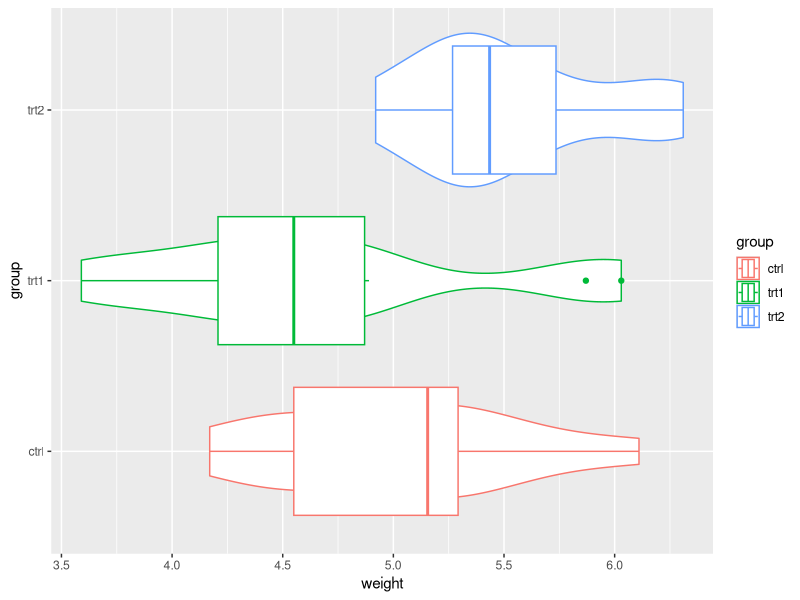
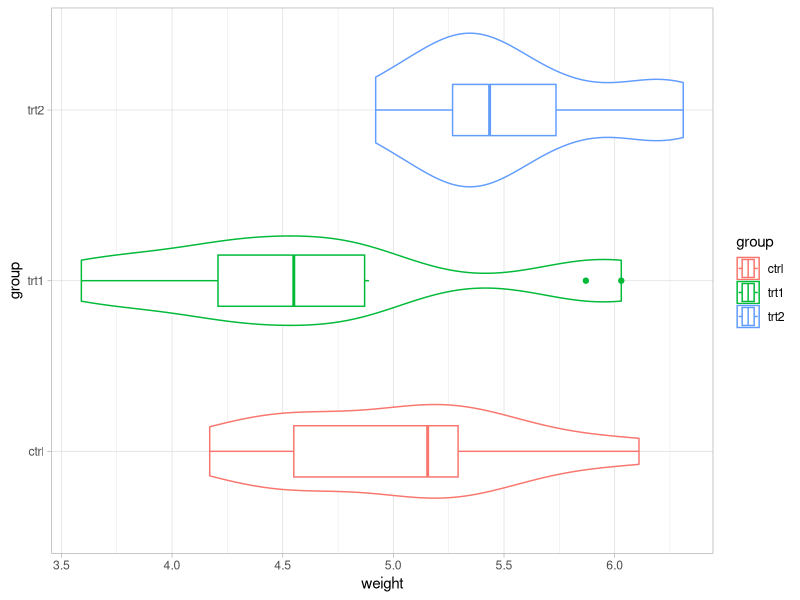
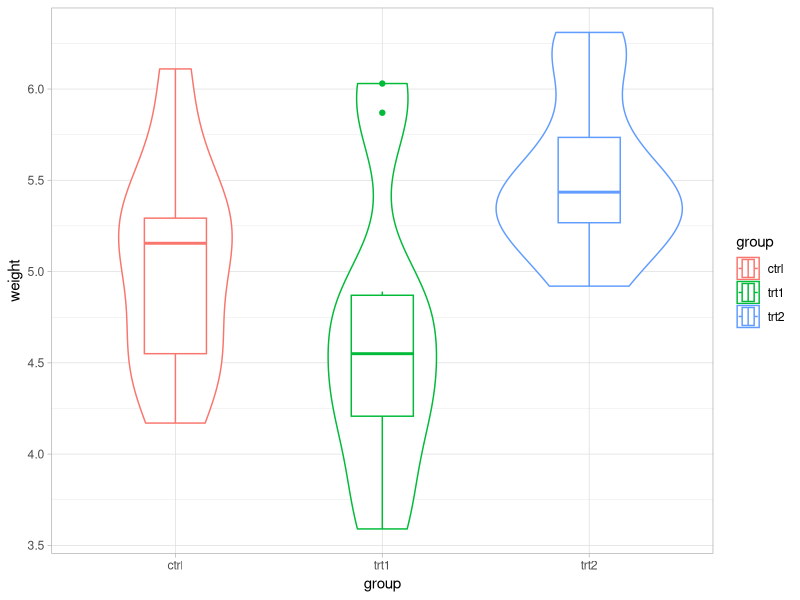
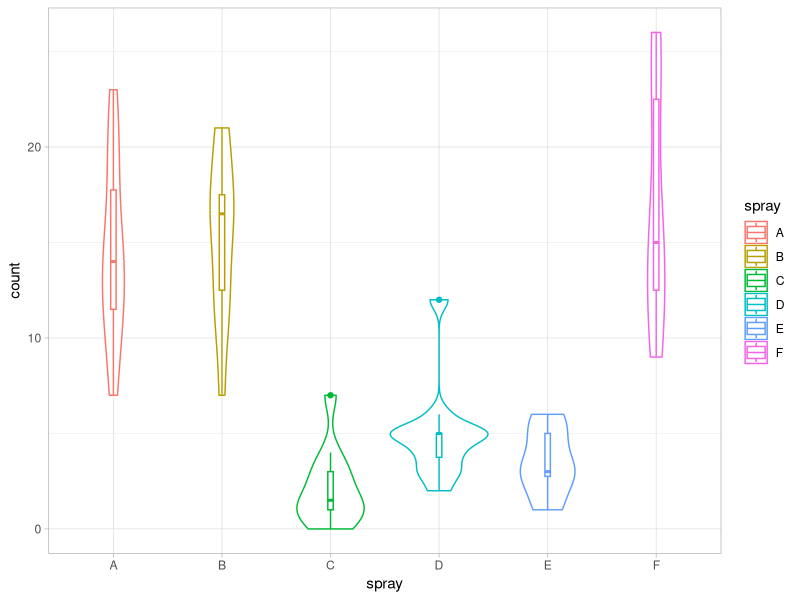

Write the R code that produced these figures, in order.
## ---- chunk 1
library(datasets)
library(ggplot2)
data("PlantGrowth")
data("InsectSprays")
head(PlantGrowth)
## ---- chunk 2
head(InsectSprays)
## ---- chunk 3
ggplot(PlantGrowth, aes(x=weight, y=group, color = group)) + 
        geom_violin() +
        geom_boxplot() 
## ---- chunk 4
ggplot(PlantGrowth, aes(x=weight, y=group, color = group)) + 
  theme_light() +
  geom_violin() +
  geom_boxplot(width=0.3) 
## ---- chunk 5
ggplot(PlantGrowth, aes(x=weight, y=group, color = group)) + 
  theme_light() +
  geom_violin() +
  geom_boxplot(width=0.3) +
  coord_flip()
## ---- chunk 6
ggplot(InsectSprays, aes(x=spray, y=count, color = spray)) + 
  theme_light() +
  geom_violin() +
  geom_boxplot(width=0.05) 
